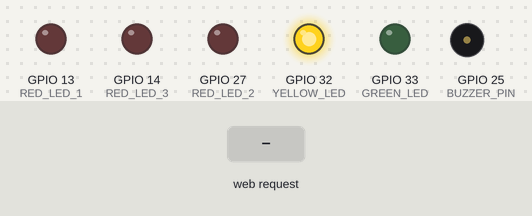
Bench run of a sketch on a simulated ESP32. Parts: output pins drawn as LEDs (lit = HIGH), buzzer (waves = sounding, pin HIGH). The test bench sets the inputs (shaded band). WiFi joins after 1.5 s; servers stay silent unless stated; uploads are accepted with an empty reply; what the sketch prints to the serial monitor is not drawn.

Above: at 3.2 s.
3.3 s: HTTP request GET /login?username= received
At 5.1 s:
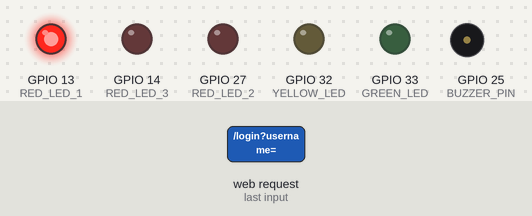
5.4 s: HTTP request GET /login received
At 6.7 s:
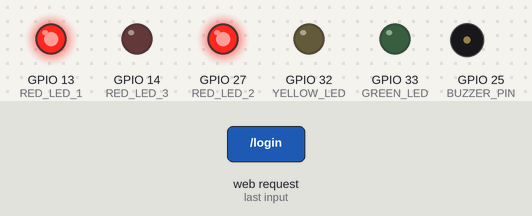
7.5 s: HTTP request GET /login?username= received
At 8.8 s:
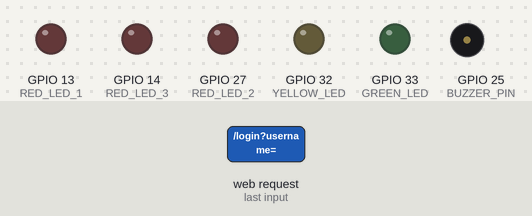
Timing chart, 0 to 16.5 s (numbered marks = the images above; inputs shaded):
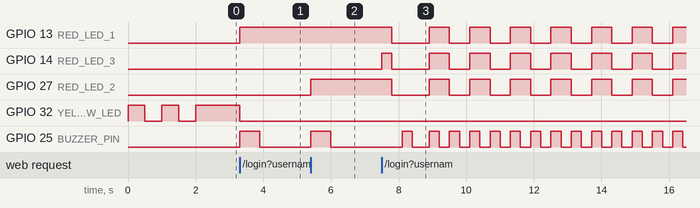

The sketch:

ESP32_Smart_Access_Control_System.ino
```cpp
#include <ESPmDNS.h>
#include <WiFi.h>
#include <HTTPClient.h>
#include <WiFiClientSecure.h>

/*
  =====================================================================
  JIAT/AI - ARTIFICIAL INTELLIGENCE - PRACTICAL ASSESSMENT
  ESP32 SMART ACCESS CONTROL SYSTEM
  =====================================================================
*/


// Wifi + Server Configuration

const char* SSID = "XXXXX-XXXXX-XXXXXXX";
const char* WIFI_PASSWORD = "XXXXXXX";
const char* HOST_NAME = "smartaccess";
const char* LOGS_URL = "https://script.google.com/macros/s/XXXXXXXXXXXXXXXXXXXXXXX-XXXXXXXXXXXXXXXX/exec";

// Valid Login Credentials

const char* VALID_USERNAME = "admin";
const char* VALID_PASSWORD = "1234";

// Hardware Configuration

const uint8_t GREEN_LED = 33;
const uint8_t YELLOW_LED = 32;
const uint8_t RED_LED_1 = 13;  // lights on 1st failed attempt
const uint8_t RED_LED_2 = 27;  // lights on 2nd failed attempt
const uint8_t RED_LED_3 = 14;  // lights on 3rd failed attempt
const uint8_t BUZZER_PIN = 25;

// System Status

int FAILED_ATTEMPTS = 0;
const int MAX_ATTEMPTS = 3;
bool IS_LOCKED = false;
unsigned long PREVIOUS_MILLIS = 0;
const long INTERVAL = 500;  // blink speed
uint8_t RED_LED_STATE = LOW;

WiFiServer server(80);


void sendLog(String ip, String status, int attempts, String message, String locked) {
  if (WiFi.status() == WL_CONNECTED) {
    WiFiClientSecure secureClient;
    secureClient.setInsecure();

    HTTPClient http;
    message.replace(" ", "%20");

    String url = String(LOGS_URL) + "?ip=" + ip + "&status=" + status + "&attempts=" + String(attempts) + "&message=" + message + "&locked=" + locked;

    http.begin(secureClient, url);
    http.setFollowRedirects(HTTPC_STRICT_FOLLOW_REDIRECTS);

    int httpCode = http.GET();

    if (httpCode > 0) {
      Serial.println("Log saved to Google Sheets. Code: " + String(httpCode));
    } else {
      Serial.println("Error saving log: " + http.errorToString(httpCode));
    }

    http.end();
  }
}
void allRedOff() {
  digitalWrite(RED_LED_1, LOW);
  digitalWrite(RED_LED_2, LOW);
  digitalWrite(RED_LED_3, LOW);
}

void blinkAllRed() {
  digitalWrite(RED_LED_1, HIGH);
  digitalWrite(RED_LED_2, HIGH);
  digitalWrite(RED_LED_3, HIGH);
  delay(300);
  digitalWrite(RED_LED_1, LOW);
  digitalWrite(RED_LED_2, LOW);
  digitalWrite(RED_LED_3, LOW);
  delay(300);
}

void setReadyState() {
  digitalWrite(GREEN_LED, LOW);
  digitalWrite(YELLOW_LED, HIGH);
  allRedOff();
  digitalWrite(BUZZER_PIN, LOW);
}

void setSuccessState() {
  digitalWrite(GREEN_LED, HIGH);
  digitalWrite(YELLOW_LED, LOW);
  allRedOff();
  digitalWrite(BUZZER_PIN, LOW);
  playSuccessTone();
}

void wifiConnetingState() {
  digitalWrite(YELLOW_LED, HIGH);
  delay(500);
  digitalWrite(YELLOW_LED, LOW);
  delay(500);
}

void playSuccessTone() {
  digitalWrite(BUZZER_PIN, HIGH);
  delay(100);
  digitalWrite(BUZZER_PIN, LOW);
  delay(100);
  digitalWrite(BUZZER_PIN, HIGH);
  delay(100);
  digitalWrite(BUZZER_PIN, LOW);
}

void playFailedTone() {
  digitalWrite(BUZZER_PIN, HIGH);
  delay(600);
  digitalWrite(BUZZER_PIN, LOW);
}

void playLockedTone() {
  digitalWrite(BUZZER_PIN, HIGH);
  delay(300);
  digitalWrite(BUZZER_PIN, LOW);
  delay(300);
}

void setFailState(int attempts) {
  digitalWrite(GREEN_LED, LOW);
  digitalWrite(YELLOW_LED, LOW);

  if (attempts == 1) {
    digitalWrite(RED_LED_1, HIGH);
    digitalWrite(RED_LED_2, LOW);
    digitalWrite(RED_LED_3, LOW);
  } else if (attempts == 2) {
    digitalWrite(RED_LED_1, HIGH);
    digitalWrite(RED_LED_2, HIGH);
    digitalWrite(RED_LED_3, LOW);
  }
  playFailedTone();
}

void setLockedState() {
  digitalWrite(GREEN_LED, LOW);
  digitalWrite(YELLOW_LED, LOW);
  blinkAllRed();
  playLockedTone();
}

void handleLockedAlarm() {
  unsigned long currentMillis = millis();
  if (currentMillis - PREVIOUS_MILLIS >= INTERVAL) {
    PREVIOUS_MILLIS = currentMillis;

    RED_LED_STATE = (RED_LED_STATE == LOW) ? HIGH : LOW;

    digitalWrite(RED_LED_1, RED_LED_STATE);
    digitalWrite(RED_LED_2, RED_LED_STATE);
    digitalWrite(RED_LED_3, RED_LED_STATE);

    playLockedTone();
  }
}

String getValue(String data, String key) {
  int startIndex = data.indexOf(key);
  if (startIndex == -1) return "";
  startIndex += key.length();

  int ampIndex = data.indexOf('&', startIndex);
  int spaceIndex = data.indexOf(' ', startIndex);

  int endIndex;
  if (ampIndex == -1) {
    endIndex = spaceIndex;
  } else if (spaceIndex == -1) {
    endIndex = ampIndex;
  } else {
    endIndex = min(ampIndex, spaceIndex);
  }
  if (endIndex == -1) endIndex = data.length();

  return data.substring(startIndex, endIndex);
}

String urlDecode(String input) {
  String decoded = "";
  char hexBuf[3] = { 0, 0, 0 };
  unsigned int len = input.length();
  unsigned int i = 0;

  while (i < len) {
    char c = input.charAt(i);
    if (c == '+') {
      decoded += ' ';
      i++;
    } else if (c == '%' && i + 2 < len) {
      hexBuf[0] = input.charAt(i + 1);
      hexBuf[1] = input.charAt(i + 2);
      decoded += (char)strtol(hexBuf, NULL, 16);
      i += 3;
    } else {
      decoded += c;
      i++;
    }
  }
  return decoded;
}

String buildJsonResponse(bool success, const String& status, const String& message, int attempts, bool locked) {
  String json = "{";
  json += "\"success\":" + String(success ? "true" : "false") + ",";
  json += "\"status\":\"" + status + "\",";
  json += "\"message\":\"" + message + "\",";
  json += "\"attempts\":" + String(attempts) + ",";
  json += "\"locked\":" + String(locked ? "true" : "false");
  json += "}";
  return json;
}

const char htmlPage[] PROGMEM = R"rawliteral(
<!DOCTYPE html>
<html lang="en">
<head>
<meta charset="UTF-8">
<meta name="viewport" content="width=device-width, initial-scale=1.0">
<title>Smart Access Control System</title>
<style>
  body {
    font-family: Arial, Helvetica, sans-serif;
    background: #1c1f26;
    color: #eee;
    display: flex;
    justify-content: center;
    align-items: center;
    min-height: 100vh;
    margin: 0;
  }
  .card {
    background: #262b36;
    padding: 30px 35px;
    border-radius: 12px;
    box-shadow: 0 8px 24px rgba(0,0,0,0.4);
    width: 340px;
    text-align: center;
    transition: all 0.3s ease;
  }
  h1 {
    font-size: 20px;
    margin-bottom: 20px;
    letter-spacing: 1px;
  }
  input {
    width: 100%;
    padding: 12px;
    margin: 8px 0;
    border-radius: 6px;
    border: 1px solid #444;
    background: #1c1f26;
    color: #eee;
    box-sizing: border-box;
  }
  input:focus {
    outline: none;
    border-color: #3a7bd5;
  }
  input:disabled {
    opacity: 0.5;
  }
  button {
    width: 100%;
    padding: 12px;
    margin-top: 10px;
    border: none;
    border-radius: 6px;
    background: #3a7bd5;
    color: white;
    font-weight: bold;
    font-size: 15px;
    cursor: pointer;
    transition: background 0.3s;
  }
  button:hover { background: #2b5ca8; }
  button:disabled {
    background: #555;
    cursor: not-allowed;
  }

  /* Status Area Styles */
  #statusArea {
    margin-top: 18px;
    padding: 10px;
    border-radius: 6px;
    background: #1c1f26;
    font-size: 15px;
    font-weight: bold;
  }
  #attemptsArea {
    margin-top: 10px;
    font-size: 13px;
    color: #bbb;
  }

  /* Utility Class to Hide Elements */
  .hidden { display: none !important; }

  /* Success Dashboard Styles */
  #successSection {
    padding: 20px 0;
  }
  .success-icon {
    font-size: 60px;
    margin-bottom: 15px;
    color: #4ade80;
  }

  /* JSON Console Styles */
  .json-wrapper {
    margin-top: 25px;
    text-align: left;
    border-top: 1px solid #444;
    padding-top: 15px;
  }
  .json-title {
    font-size: 11px;
    color: #8b949e;
    margin-bottom: 8px;
    text-transform: uppercase;
    letter-spacing: 1px;
  }
  .json-console {
    background: #0d1117;
    color: #a5d6ff;
    padding: 15px;
    border-radius: 6px;
    font-family: 'Courier New', Courier, monospace;
    font-size: 10px;
    white-space: pre-wrap;
    word-wrap: break-word;
    border: 1px solid #30363d;
  }
</style>
</head>
<body>
  <div class="card">

    <!-- 1. LOGIN SECTION -->
    <div id="loginSection">
      <h1>SMART ACCESS CONTROL</h1>
      <input type="text" id="username" placeholder="Username" autocomplete="off">
      <input type="password" id="password" placeholder="Password" autocomplete="off">
      <button id="loginBtn" onclick="doLogin()">Login</button>
      <div id="statusArea" style="color: #eab308;">&#128993; System Ready</div>
      <div id="attemptsArea">Failed Attempts: 0 / 3</div>
    </div>

    <!-- 2. SUCCESS SECTION (Hidden by default) -->
    <div id="successSection" class="hidden">
      <div class="success-icon">&#10004;&#65039;</div>
      <h2 style="color: #4ade80; margin: 10px 0;">Access Granted</h2>
      <p style="color: #bbb; font-size: 14px;">Welcome to the secure dashboard.</p>
      <button onclick="window.location.href='/logout'" style="background: #444; margin-top: 20px;">&#128257; Logout / Reset</button>
    </div>

    <!-- 3. JSON RESPONSE CONSOLE (Hidden until first request) -->
    <div id="jsonWrapper" class="json-wrapper hidden">
      <div class="json-title">Server JSON Payload:</div>
      <div id="jsonOutput" class="json-console"></div>
    </div>

  </div>

<script>
function doLogin() {
  var user = document.getElementById('username').value.trim();
  var pass = document.getElementById('password').value.trim();
  var statusArea = document.getElementById('statusArea');

  if (user === "" || pass === "") {
    statusArea.innerHTML = "&#9888; Enter username & password";
    statusArea.style.color = "#facc15";
    return;
  }

  statusArea.innerHTML = "&#8987; Authenticating...";
  statusArea.style.color = "#bbb";

  var url = "/login?username=" + encodeURIComponent(user) + "&password=" + encodeURIComponent(pass);

  fetch(url)
    .then(function(res) { return res.json(); })
    .then(function(data) { updateUI(data); })
    .catch(function(err) {
      statusArea.innerHTML = "&#9888; Connection Error";
      statusArea.style.color = "#ef4444";
    });
}

function updateUI(data) {
  var loginSection = document.getElementById('loginSection');
  var successSection = document.getElementById('successSection');
  var statusArea = document.getElementById('statusArea');
  var attemptsArea = document.getElementById('attemptsArea');
  var jsonWrapper = document.getElementById('jsonWrapper');
  var jsonOutput = document.getElementById('jsonOutput');

  // Print Raw JSON to the UI
  jsonWrapper.classList.remove('hidden');
  jsonOutput.textContent = JSON.stringify(data, null, 2);

  // Handle Logic based on JSON response
  if (data.success) {
    // Hide login, Show success dashboard
    loginSection.classList.add('hidden');
    successSection.classList.remove('hidden');
  }
  else {
    // Update attempts counter
    attemptsArea.innerHTML = "Failed Attempts: " + data.attempts + " / 3";

    if (data.locked) {
      statusArea.innerHTML = "&#128274; SYSTEM LOCKED";
      statusArea.style.color = "#ef4444";
      document.getElementById('username').disabled = true;
      document.getElementById('password').disabled = true;
      document.getElementById('loginBtn').disabled = true;
    } else {
      statusArea.innerHTML = "&#128308; Access Denied";
      statusArea.style.color = "#ef4444";
    }
  }
}
</script>
</body>
</html>
)rawliteral";

const char lockedHtmlPage[] PROGMEM = R"rawliteral(
<!DOCTYPE html>
<html lang="en">
<head>
<meta charset="UTF-8">
<meta name="viewport" content="width=device-width, initial-scale=1.0">
<title>System Locked</title>
<style>
  body {
    font-family: Arial, Helvetica, sans-serif;
    background: #1c1f26;
    color: #eee;
    display: flex;
    justify-content: center;
    align-items: center;
    min-height: 100vh;
    margin: 0;
  }
  .card {
    background: #262b36;
    padding: 30px 35px;
    border-radius: 12px;
    box-shadow: 0 8px 30px rgba(239, 68, 68, 0.25);
    width: 340px;
    text-align: center;
    border: 1px solid #ef4444;
  }
  .icon {
    font-size: 60px;
    margin-bottom: 15px;
  }
  h1 {
    font-size: 20px;
    color: #ef4444;
    margin-bottom: 15px;
    letter-spacing: 1px;
  }
  p {
    color: #bbb;
    font-size: 14px;
    line-height: 1.6;
    margin: 8px 0;
  }
  .highlight {
    color: #fff;
    font-weight: bold;
  }

  .json-wrapper {
    margin-top: 25px;
    text-align: left;
    border-top: 1px solid #444;
    padding-top: 15px;
  }
  .json-title {
    font-size: 11px;
    color: #8b949e;
    margin-bottom: 8px;
    text-transform: uppercase;
    letter-spacing: 1px;
  }
  .json-console {
    background: #0d1117;
    color: #a5d6ff;
    padding: 15px;
    border-radius: 6px;
    font-family: 'Courier New', Courier, monospace;
    font-size: 10px;
    white-space: pre-wrap;
    word-wrap: break-word;
    border: 1px solid #30363d;
  }
</style>
</head>
<body>
  <div class="card">
    <div class="icon">&#128274;</div>
    <h1>SYSTEM LOCKED</h1>
    <p>Maximum failed login attempts reached.</p>
    <p>Please <span class="highlight">Restart the ESP32</span> to restore access.</p>

    <!-- JSON RESPONSE CONSOLE -->
    <div class="json-wrapper">
      <div class="json-title">Server JSON Payload:</div>
      <div class="json-console">{
  "success": false,
  "status": "SYSTEM_LOCKED",
  "message": "System is locked. Restart ESP32 to reset",
  "attempts": 3,
  "locked": true
}</div>
    </div>

  </div>
</body>
</html>
)rawliteral";

void handleRootRequest(WiFiClient& client) {
  client.println("HTTP/1.1 200 OK");
  client.println("Content-Type: text/html");
  client.println("Connection: close");
  client.println();

  if (IS_LOCKED) {
    client.print(lockedHtmlPage);
  } else {
    client.print(htmlPage);
  }
}

void handleLoginRequest(WiFiClient& client, String request) {

  String json;
  String clientIP = client.remoteIP().toString();
  String logStatus, logMessage, logLocked;
  int logAttempts = FAILED_ATTEMPTS;

  if (IS_LOCKED) {
    json = buildJsonResponse(false, "SYSTEM_LOCKED", "System is locked. Restart ESP32 to reset.", FAILED_ATTEMPTS, true);
    logStatus = "SYSTEM_LOCKED";
    logMessage = "Account is currently locked";
    logLocked = "True";
    Serial.println("System: SYSTEM LOCKED - Account is currently locked.");
  } else {

    String username = urlDecode(getValue(request, "username="));
    String password = urlDecode(getValue(request, "password="));

    if (username.equals(VALID_USERNAME) && password.equals(VALID_PASSWORD)) {

      // Successful Login

      FAILED_ATTEMPTS = 0;
      setSuccessState();
      json = buildJsonResponse(true, "ACCESS_GRANTED", "Access Granted", 0, false);
      logStatus = "ACCESS_GRANTED";
      logAttempts = 0;
      logMessage = "Successful login";
      logLocked = "False";
      Serial.println("System: ACCESS GRANTED - Login successful.");

    } else {

      // Failed Login

      FAILED_ATTEMPTS++;
      logAttempts = FAILED_ATTEMPTS;

      if (FAILED_ATTEMPTS >= MAX_ATTEMPTS) {
        IS_LOCKED = true;
        setLockedState();
        json = buildJsonResponse(false, "SYSTEM_LOCKED", "Too many failed attempts. System locked.", FAILED_ATTEMPTS, true);
        logStatus = "SYSTEM_LOCKED";
        logMessage = "Max attempts reached";
        logLocked = "True";
        Serial.println("System: SYSTEM LOCKED - Too many failed attempts. System locked.");

      } else {
        setFailState(FAILED_ATTEMPTS);
        json = buildJsonResponse(false, "ACCESS_DENIED", "Access Denied", FAILED_ATTEMPTS, false);
        logStatus = "ACCESS_DENIED";
        logMessage = "Invalid credentials used";
        logLocked = "False";
        Serial.println("System: ACCESS DENIED - Invalid credentials used");
      }
    }
  }

  client.println("HTTP/1.1 200 OK");
  client.println("Content-Type: application/json");
  client.println("Connection: close");
  client.println();
  client.print(json);

  client.stop();
  sendLog(clientIP, logStatus, logAttempts, logMessage, logLocked);
}

void handleLogoutRequest(WiFiClient& client) {
  String json;
  String clientIP = client.remoteIP().toString();
  String logStatus, logMessage, logLocked;
  int logAttempts = FAILED_ATTEMPTS;


  if (IS_LOCKED) {
    json = buildJsonResponse(false, "SYSTEM_LOCKED", "System is locked. Restart ESP32 to reset.", FAILED_ATTEMPTS, true);
    logStatus = "SYSTEM_LOCKED";
    logMessage = "Account is currently locked";
    logLocked = "True";
    Serial.println("System: System is locked. Restart ESP32 to reset.");

  } else {

    FAILED_ATTEMPTS = 0;

    setReadyState();
    json = buildJsonResponse(true, "LOGOUT", "Secure logout successful", FAILED_ATTEMPTS, false);
    logStatus = "LOGOUT";
    logMessage = "Secure logout successful";
    logLocked = "False";
    Serial.println("System: LOGOUT - Secure logout successful");
    Serial.println("System: Ready to proceed");
  }

  client.println("HTTP/1.1 302 Found");
  client.println("Location: /");
  client.println("Connection: close");
  client.print(json);

  client.stop();
  sendLog(clientIP, logStatus, logAttempts, logMessage, logLocked);
}

void setup() {

  Serial.begin(115200);

  pinMode(GREEN_LED, OUTPUT);
  pinMode(YELLOW_LED, OUTPUT);
  pinMode(RED_LED_1, OUTPUT);
  pinMode(RED_LED_2, OUTPUT);
  pinMode(RED_LED_3, OUTPUT);
  pinMode(BUZZER_PIN, OUTPUT);

  // Connect to WiFi Network

  WiFi.begin(SSID, WIFI_PASSWORD);
  Serial.print("Connecting to WiFi Network ");

  while (WiFi.status() != WL_CONNECTED) {
    wifiConnetingState();
    Serial.print(".");
  }

  setReadyState();

  Serial.println();
  Serial.print("Connected! IP address: ");
  Serial.println(WiFi.localIP());

  // Start mDNS

  if (MDNS.begin(HOST_NAME)) {
    Serial.print("mDNS responder started: http://");
    Serial.print(HOST_NAME);
    Serial.println(".local");
  } else {
    Serial.println("Error setting up mDNS responder!");
  }

  server.begin();
  Serial.println("HTTP server started on port 80");
}


void loop() {

  WiFiClient client = server.available();

  if (client) {

    String request = client.readStringUntil('\r');

    while (client.available()) {
      client.read();
    }

    if (request.indexOf("GET /login") != -1) {
      handleLoginRequest(client, request);
    } else if (request.indexOf("GET /logout") != -1) {
      handleLogoutRequest(client);
    } else {
      handleRootRequest(client);
    }

    delay(1);
    client.stop();
  }

  if (IS_LOCKED) {
    handleLockedAlarm();
  }
}
```

Measured:
- after the input at 3.3 s, GPIO 13 (RED_LED_1): LOW → HIGH at once; GPIO 32 (YELLOW_LED): HIGH → LOW at once; GPIO 25 (BUZZER_PIN): LOW → HIGH at once, → LOW 0.60 s later
- after the input at 5.4 s, GPIO 27 (RED_LED_2): LOW → HIGH at once; GPIO 25 (BUZZER_PIN): LOW → HIGH at once, → LOW 0.60 s later
- after the input at 7.5 s, GPIO 13 (RED_LED_1): HIGH → LOW after 0.30 s, then repeats every 1.2 s: HIGH 0.60 s, LOW 0.60 s; GPIO 14 (RED_LED_3): goes HIGH 0.30 s, LOW 1.1 s, 6 × (HIGH 0.60 s, LOW 0.60 s), then HIGH, starting at once
